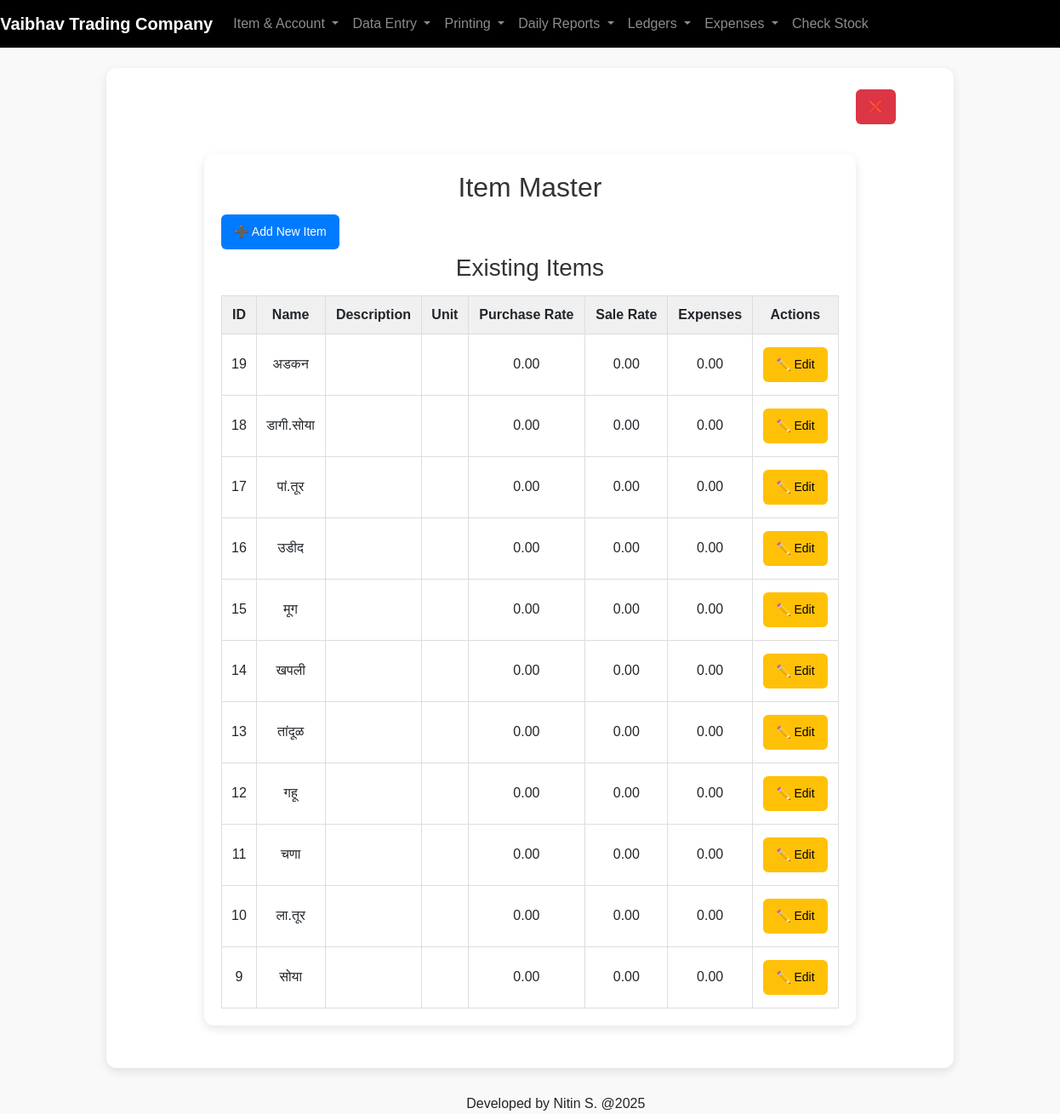
Page /blue-code/items.php on the committed database.
### tables this page shows
CREATE TABLE `items` (
  `id` int(11) NOT NULL,
  `sku` varchar(100) DEFAULT NULL,
  `name` varchar(255) NOT NULL,
  `unit` varchar(50) DEFAULT 'pcs',
  `expense` varchar(255) DEFAULT NULL,
  `created_at` timestamp NOT NULL DEFAULT current_timestamp(),
  `description` text DEFAULT NULL,
  `purchase_rate` decimal(10,2) DEFAULT NULL,
  `sale_rate` decimal(10,2) DEFAULT NULL,
  `expenses` decimal(10,2) DEFAULT NULL,
  `stock` decimal(10,2) DEFAULT 0.00
);

### blue-code/items.php (the view, shortened to what this page needs)
<?php
include 'db.php';
$action = $_GET['action'] ?? '';
$id = isset($_GET['id']) ? intval($_GET['id']) : 0;
$editItem = null;
include 'header.php';
?>
<!DOCTYPE html>
<html>
<head>
</head>
<body>
    <a href="index.php" id="closeitemmaster" class="btn btn-danger">❌</a>
<div class="container">
    <h2>Item Master</h2>
    <?php if ($action === 'add' || $action === 'edit'): ?>
        <h3><?= $action === 'edit' ? "✏️ Edit Item" : "➕ Add New Item" ?></h3>
        <form method="POST" action="items.php?action=<?= $action ?><?= $id > 0 ? "&id={$id}" : "" ?>">
            <div class="mb-3">
                <label>Name</label>
                <input type="text" name="name" value="<?= htmlspecialchars($editItem['name'] ?? '') ?>" required>
            </div>
            <div class="mb-3">
                <label>Description</label>
                <textarea name="description"><?= htmlspecialchars($editItem['description'] ?? '') ?></textarea>
            </div>
            <div class="mb-3">
                <label>Unit (e.g., kg, pcs)</label>
                <input type="text" name="unit" value="<?= htmlspecialchars($editItem['unit'] ?? '') ?>">
            </div>
            <div class="mb-3">
                <label>Purchase Rate</label>
                <input type="number" step="0.01" name="purchase_rate" value="<?= htmlspecialchars($editItem['purchase_rate'] ?? '') ?>">
            </div>
            <div class="mb-3">
                <label>Sale Rate</label>
                <input type="number" step="0.01" name="sale_rate" value="<?= htmlspecialchars($editItem['sale_rate'] ?? '') ?>">
            </div>
            <div class="mb-3">
                <label>Expenses</label>
                <input type="number" step="0.01" name="expenses" value="<?= htmlspecialchars($editItem['expenses'] ?? '') ?>">
            </div>
            <button type="submit" class="btn btn-primary">💾 <?= $action === 'edit' ? "Update" : "Save" ?> Item</button>
            <a href="items.php" class="btn btn-secondary">❌ Cancel</a>
        </form>
    <?php else: ?>
        <a href="items.php?action=add" class="btn btn-primary">➕ Add New Item</a>
        <h3>Existing Items</h3>
        <table>
            <thead>
                <tr>
                    <th>ID</th>
                    <th>Name</th>
                    <th>Description</th>
                    <th>Unit</th>
                    <th>Purchase Rate</th>
                    <th>Sale Rate</th>
                    <th>Expenses</th>
                    <th>Actions</th>
                </tr>
            </thead>
            <tbody>
                <?php
                $result = $conn->query("SELECT * FROM items ORDER BY id DESC");
                if ($result->num_rows > 0) {
                    while ($row = $result->fetch_assoc()) {
                        echo "<tr>
                            <td>{$row['id']}</td>
                            <td>{$row['name']}</td>
                            <td>{$row['description']}</td>
                            <td>{$row['unit']}</td>
                            <td>{$row['purchase_rate']}</td>
                            <td>{$row['sale_rate']}</td>
                            <td>{$row['expenses']}</td>
                            <td>
                                <a href='items.php?action=edit&id={$row['id']}' class='btn btn-warning btn-sm'>✏️ Edit</a>
                            </td>
                        </tr>";
                    }
                } else {
                    echo "<tr><td colspan='8'>No items found</td></tr>";
                }
                ?>
            </tbody>
        </table>
    <?php endif; ?>
</div>
</body>
</html>
<?php include 'footer.php'; ?>

### blue-code/header.php (style rules this page uses)
body { padding: 20px; }

### blue-code/items.php (style rules this page uses)
body { font-family: Arial, sans-serif; background: #f9f9f9; margin: 0; padding: 0; }
h2, h3 { text-align: center; color: #333; }
.container { width: 80%; margin: 30px auto; background: #fff; padding: 20px; border-radius: 12px; box-shadow: 0px 4px 12px rgba(0,0,0,0.1); }
.btn { display: inline-block; padding: 10px 15px; margin: 5px 0; border: none; border-radius: 6px; cursor: pointer; font-size: 14px; text-decoration: none; }
.btn-primary { background-color: #007bff; color: white; }
.btn-warning { background-color: #ffc107; color: black; }
table { width: 100%; border-collapse: collapse; margin-top: 15px; }
table th, table td { padding: 10px; text-align: center; border: 1px solid #ddd; }
table th { background: #f0f0f0; }
#closeitemmaster { margin-left : 90%; }

### rows in the picture
items: id "19", name "अडकन", purchase_rate "0.00", sale_rate "0.00", expenses "0.00"
items: id "18", name "डागी.सोया", purchase_rate "0.00", sale_rate "0.00", expenses "0.00"
items: id "17", name "पां.तूर", purchase_rate "0.00", sale_rate "0.00", expenses "0.00"
items: id "16", name "उडीद", purchase_rate "0.00", sale_rate "0.00", expenses "0.00"
items: id "15", name "मूग", purchase_rate "0.00", sale_rate "0.00", expenses "0.00"
items: id "14", name "खपली", purchase_rate "0.00", sale_rate "0.00", expenses "0.00"
items: id "13", name "तांदूळ", purchase_rate "0.00", sale_rate "0.00", expenses "0.00"
items: id "12", name "गहू", purchase_rate "0.00", sale_rate "0.00", expenses "0.00"
items: id "11", name "चणा", purchase_rate "0.00", sale_rate "0.00", expenses "0.00"
items: id "10", name "ला.तूर", purchase_rate "0.00", sale_rate "0.00", expenses "0.00"
items: id "9", name "सोया", purchase_rate "0.00", sale_rate "0.00", expenses "0.00"
